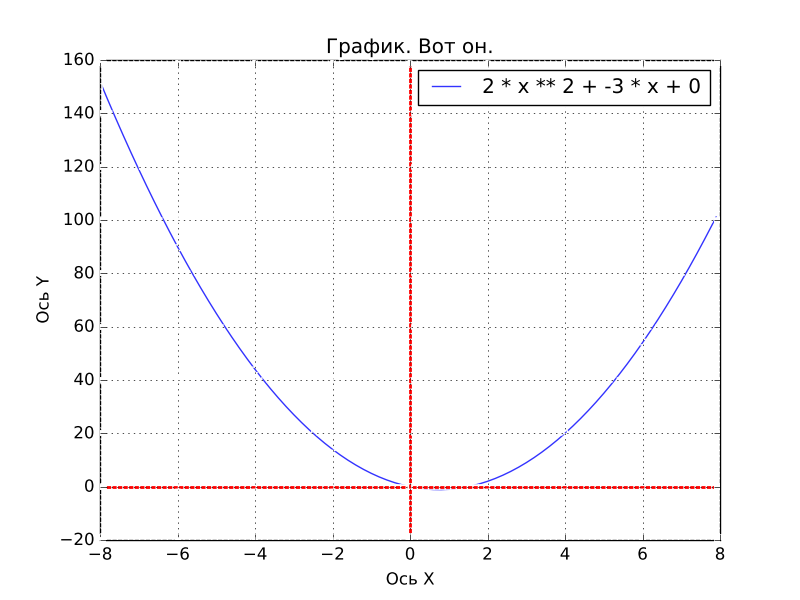

The script that drew this image:
import matplotlib.pyplot as plt
import numpy as np

def my_func(x, a, b, c):
    '''
    y = a * x ** 2 + b * x + c
    '''
    return (a * x ** 2 + b * x + c)

plt.xkcd() #пьяный инжинер (внешний вид)

styles = plt.style.available

plt.style.use(styles[3])

a = 2; b = -3; c = 0
legend = '{} * x ** 2 + {} * x + {}'.format(a, b, c)
left = -8; right = 8; step = .1


data_x = np.arange(left, right, step)
data_y = [my_func(x, a, b, c) for x in data_x]
plt.plot(data_x, data_y, linewidth = 1, color= '#3333ff')


plt.title('График. Вот он.')
plt.xlabel('Ось X')
plt.ylabel('Ось Y')
plt.legend([legend])
plt.grid(True)
plt.axhline(linewidth = 2, color = '#ff0000')
plt.axvline(linewidth = 2, color = '#ff0000')
plt.show()
